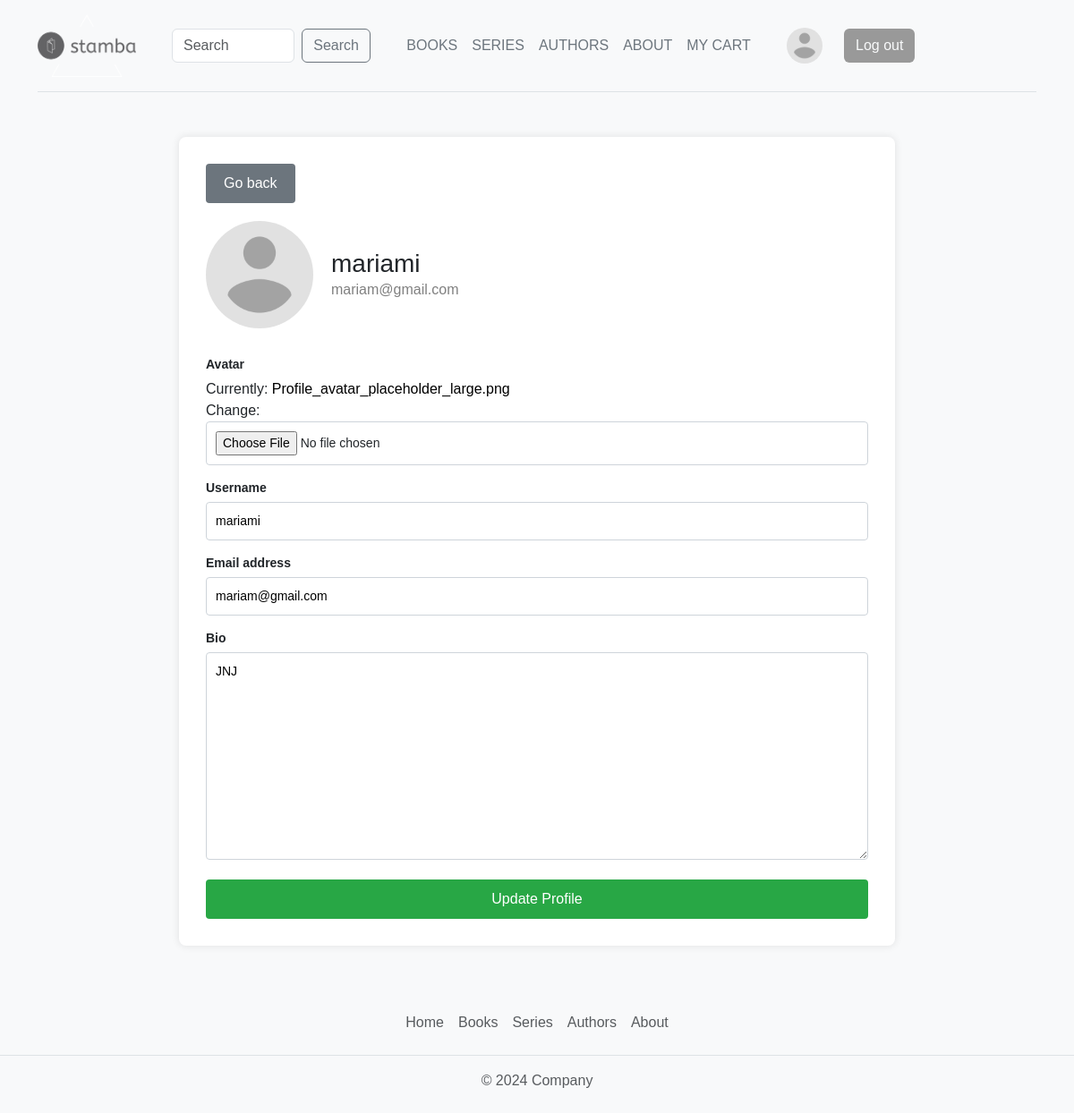
/update_user/ (signed in), run on an earlier commit of the app's database.
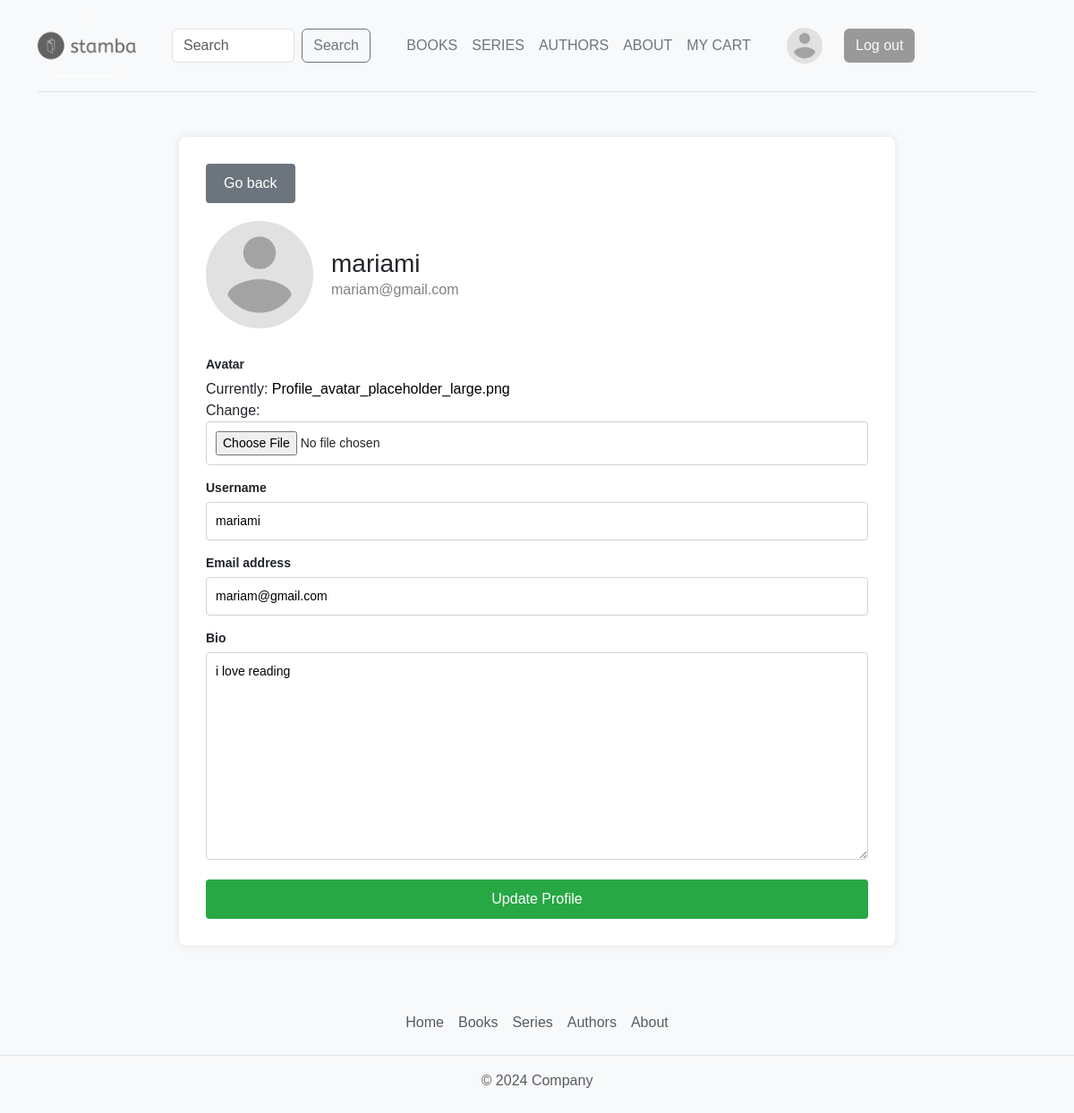
And on a later commit of the database.
### base/models.py (models this page shows)
class User(AbstractUser):
    books = models.ManyToManyField(Book, related_name='books', blank=True)
    avatar = models.ImageField(null=True, default='avatar.jpg')
    bio = models.TextField(null=True)

### base/views.py (the view)
# urls.py: path('update_user/', views.update_user, name='update_user'),
@login_required(login_url='login')
def update_user(request):
    search = request.GET.get("search") if request.GET.get('search') != None else ''
    if search:
        price_range = request.GET.get("price_range", None)
        price_ranges = {
            "0-10": (0, 10),
            "10-15": (10, 15),
            "15-20": (15, 20),
            "20-25": (20, 25),
            "25-50": (25, 50),
        }
        books = Book.objects.filter(
            Q(name__icontains=search) | Q(author__name__icontains=search) | Q(genre__name__icontains=search) | Q(categories__name__icontains=search)).distinct()
        if price_range and price_range in price_ranges:
            min_price, max_price = price_ranges[price_range]
            books = books.filter(price__price__gte=min_price, price__price__lte=max_price)
        genres = Genre.objects.all()
        categories = Categories.objects.all()
        context = {
            "books": books,
            "genres": genres,
            "categories": categories,
            "price_ranges": price_ranges,
            "selected_price_range": price_range
        }
        return render(request, 'base/books.html', context)
    else:
        user=request.user
        form=UserForm(instance=user)
        if request.method == 'POST':
            form=UserForm(request.POST, request.FILES, instance=user)
            if form.is_valid():
                form.save()
                return redirect('profile', user.id)
        context = {'form': form}
        return render(request, 'base/update_user.html', context)

### base/forms.py
class UserForm(ModelForm):
    class Meta:
        model=User
        fields=['avatar', 'username', 'email', 'bio']

### base/templates/base/update_user.html (shortened to what this page needs)
{% extends 'main.html' %}
{% block content %}
<div class="container1">
    <div class="button-group">
        <a href="{{ request.META.HTTP_REFERER }}"><button class="btn btn-secondary">Go back</button></a>
    </div>
    <div class="profile-header">
        <img src="{{ request.user.avatar.url }}" alt="Profile Picture">
        <div>
            <h2>{{ request.user.username }}</h2>
            <p>{{ request.user.email }}</p>
        </div>
    </div>
    <form method="POST" action="" enctype="multipart/form-data" class="form">
        {% for field in form %}
        <div class="form-group">
            <label>{{ field.label }}</label>
            {{ field }}
        </div>
        {% endfor %}
        <button type="submit" class="btn btn-success">Update Profile</button>
    </form>
</div>
{% endblock %}

### templates/navbar.html (shortened to what this page needs)
<div class="container">
    <header class="d-flex flex-wrap align-items-center justify-content-between py-3 mb-4 border-bottom">
        <div class="col-md-4 mb-2 mb-md-0 d-flex align-items-center">
            <a class="navbar-brand" href="{% url 'home' %}">
                <img src="../static/images/logo4.png" alt="Bootstrap" width="110" height="70">
            </a>
            <a href="/bookshop/base/static" class="d-inline-flex link-body-emphasis text-decoration-none">
                <svg class="bi" width="40" height="32" role="img" aria-label="Bootstrap"><use xlink:href="#bootstrap"></use></svg>
            </a>
            <form class="d-flex" role="search" action="">
                <input name="search" class="form-control me-2" type="search" placeholder="Search" aria-label="Search">
                <button class="btn btn-outline-secondary link-#526461 --bs-light-border-subtle" type="submit">Search</button>
            </form>
        </div>
        <ul class="nav col-12 col-md-auto mb-2 justify-content-center mb-md-0">
            <li><a href="{% url 'books' %}" class="nav-link px-2 link-secondary">BOOKS</a></li>
            <li><a href="{% url 'series' %}" class="nav-link px-2 link-secondary">SERIES</a></li>
            <li><a href="{% url 'authors' %}" class="nav-link px-2 link-secondary">AUTHORS</a></li>
            <li><a href="{% url 'about' %}" class="nav-link px-2 link-secondary">ABOUT</a></li>
            {% if request.user.is_authenticated %}
            <li><a href="{% url 'cart' user.id %}" class="nav-link px-2 link-secondary">MY CART</a></li>
            {% endif %}
        </ul>
        <div class="col-md-3 text-end d-flex align-items-center" >
            {% if request.user.is_authenticated %}
            <a href="{% url 'profile' request.user.id  %}" class="user-info d-flex align-items-center me-3 text-decoration-none">
                <img src="{{ request.user.avatar.url }}" alt="User Avatar" class="rounded-circle me-2" width="40" height="40">
            </a>
            <a href="{% url 'logout' %}">
                <button type="button" class="btn btn-outline me-2 link-light" style="background-color: #999999">Log out</button>
            </a>
            {% endif %}
        </div>
    </header>
</div>

What changed in the data, as far as the page shows it:
changed User "mariami": bio "JNJ" → "i love reading"
